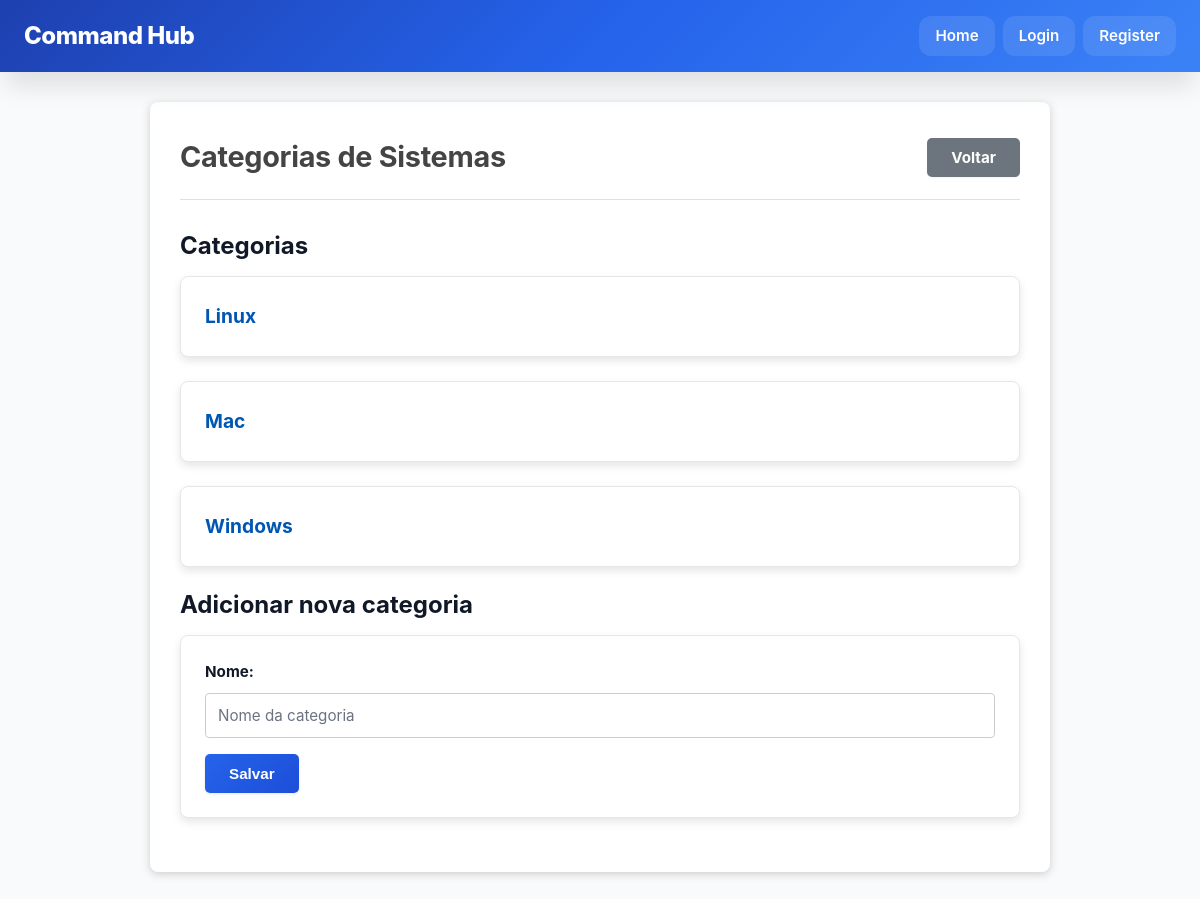
Screenshot of /tipo/1/ with the database file from the repository.
### manual/models.py (models this page shows, shortened)
class Tipo(models.Model):
    tipo = models.TextField(max_length=20)
    autor = models.ForeignKey(settings.AUTH_USER_MODEL, on_delete=models.SET_NULL, null=True, blank=True, related_name='tipos_criados')
    criado_em = models.DateTimeField(default=timezone.now)

class Categoria(models.Model):
    tipo = models.ForeignKey(Tipo, on_delete=models.CASCADE, related_name="categorias")
    nome = models.TextField(max_length=20)
    autor = models.ForeignKey(settings.AUTH_USER_MODEL, on_delete=models.SET_NULL, null=True, blank=True, related_name='categorias_criadas')
    criado_em = models.DateTimeField(default=timezone.now)

### manual/views.py (the view)
# urls.py: path('tipo/<int:tipo_id>/', views.tipo_detail, name='tipo_detail'),
def tipo_detail(request, tipo_id):
    tipo = get_object_or_404(Tipo, id=tipo_id)
    categorias = tipo.categorias.all().order_by('nome')
    if request.method == "POST":
        form = CategoriaForm(request.POST)
        if form.is_valid():
            categoria = form.save(commit=False)
            categoria.tipo = tipo
            categoria.save()
            return redirect("tipo_detail", tipo_id=tipo.id)
    else:
        form = CategoriaForm()
    return render(request, "manual/tipo_detail.html", {"tipo": tipo, "categorias": categorias, "form": form})

### manual/forms.py
class CategoriaForm(forms.ModelForm):
    class Meta:
        model = Categoria
        fields = ['nome']
        widgets = {
            'nome': forms.TextInput(attrs={'class': 'input', 'placeholder': 'Nome da categoria'})
        }

### manual/templates/manual/tipo_detail.html (shortened to what this page needs)
{% extends 'base.html' %}
{% block content %}
  <div class="page-header">
    <h2>Categorias de {{ tipo.tipo }}</h2>
    <a href="{% url 'home' %}" class="btn btn-secondary">Voltar</a>
  </div>
  <h3>Categorias</h3>
  <ul class="item-list">
    {% for categoria in categorias %}
      <li class="card">
        <a href="{% url 'categoria_detail' categoria.pk %}">{{ categoria.nome }}</a>
      </li>
    {% empty %}
      <li class="card">Nenhuma categoria cadastrada ainda.
        <div style="margin-top:10px">
          <a href="#add-category" onclick="document.getElementById('add-category').scrollIntoView();" class="btn btn-primary">Adicionar categoria</a>
        </div>
      </li>
    {% endfor %}
  </ul>
  <h3 id="add-category">Adicionar nova categoria</h3>
  <div class="card form-card">
    <form method="post">
      {{ form.as_p }}
      <button type="submit" class="btn btn-primary">Salvar</button>
    </form>
  </div>
{% endblock %}

### static/style.css (style rules this page uses)
:root { --primary-50: #eff6ff; --primary-100: #dbeafe; --primary-200: #bfdbfe; --primary-300: #93c5fd; --primary-400: #60a5fa; --primary-500: #3b82f6; --primary-600: #2563eb; --primary-700: #1d4ed8; --primary-800: #1e40af; --primary-900: #1e3a8a; --success: #10b981; --success-light: #d1fae5; --success-dark: #065f46; --danger: #ef4444; --danger-light: #fee2e2; --danger-dark: #991b1b; --warning: #f59e0b; --warning-light: #fef3c7; --info: #3b82f6; --info-light: #dbeafe; --gray-50: #f9fafb; --gray-100: #f3f4f6; --gray-200: #e5e7eb; --gray-300: #d1d5db; --gray-400: #9ca3af; --gray-500: #6b7280; --gray-600: #4b5563; --gray-700: #374151; --gray-800: #1f2937; --gray-900: #111827; --primary: var(--primary-600); --primary-hover: var(--primary-700); --text: var(--gray-900); --text-secondary: var(--gray-600); --text-muted: var(--gray-500); --border: var(--gray-200); --background: var(--gray-50); --card-bg: #ffffff; --space-xs: 4px; --space-sm: 8px; --space-md: 16px; --space-lg: 24px; --space-xl: 32px; --space-2xl: 48px; --shadow-xs: 0 1px 2px 0 rgb(0 0 0 / 0.05); --shadow-sm: 0 1px 3px 0 rgb(0 0 0 / 0.1); --shadow: 0 4px 6px -1px rgb(0 0 0 / 0.1); --shadow-md: 0 10px 15px -3px rgb(0 0 0 / 0.1); --shadow-lg: 0 20px 25px -5px rgb(0 0 0 / 0.1); --shadow-xl: 0 25px 50px -12px rgb(0 0 0 / 0.25); --radius-sm: 6px; --radius: 8px; --radius-md: 10px; --radius-lg: 12px; --radius-xl: 16px; --radius-2xl: 20px; --radius-full: 9999px; --font-sans: -apple-system, BlinkMacSystemFont, 'Segoe UI', Roboto, 'Helvetica Neue', Arial, sans-serif; --font-mono: 'SF Mono', Monaco, 'Cascadia Code', 'Roboto Mono', Consolas, monospace; --transition-fast: 150ms cubic-bezier(0.4, 0, 0.2, 1); --transition: 200ms cubic-bezier(0.4, 0, 0.2, 1); --transition-slow: 300ms cubic-bezier(0.4, 0, 0.2, 1); }
*, *::before, *::after { box-sizing: border-box; margin: 0; padding: 0; }
html { -webkit-font-smoothing: antialiased; -moz-osx-font-smoothing: grayscale; scroll-behavior: smooth; }
body { font-family: var(--font-sans); background: var(--background); color: var(--text); line-height: 1.6; font-size: 16px; }
h1, h2, h3, h4, h5, h6 { font-weight: 700; line-height: 1.2; color: var(--text); margin-bottom: var(--space-md); }
h2 { font-size: 2rem; letter-spacing: -0.01em; }
h3 { font-size: 1.5rem; }
p { margin-bottom: var(--space-md); color: var(--text-secondary); }
a { color: var(--primary); text-decoration: none; transition: color var(--transition); }
.card { background: var(--card-bg); border-radius: var(--radius-lg); padding: var(--space-lg); box-shadow: var(--shadow-sm); border: 1px solid var(--border); transition: all var(--transition); }
.btn { display: inline-flex; align-items: center; justify-content: center; gap: var(--space-sm); padding: 11px 22px; border-radius: var(--radius-lg); font-weight: 600; font-size: 0.95rem; border: none; cursor: pointer; transition: all var(--transition); text-decoration: none; white-space: nowrap; line-height: 1; }
.btn-primary, .btn:not(.ghost):not(.btn-secondary):not(.btn-danger) { background: linear-gradient(135deg, var(--primary-600) 0%, var(--primary-700) 100%); color: white; box-shadow: var(--shadow-sm); }
.btn-secondary { background: var(--gray-600); color: white; box-shadow: var(--shadow-xs); }
label { display: block; font-weight: 600; color: var(--text); font-size: 0.95rem; }
input[type="text"], input[type="email"], input[type="password"], input[type="number"], input[type="url"], textarea, select, .input { width: 100%; padding: 11px 14px; border: 1.5px solid var(--border); border-radius: var(--radius-lg); background: var(--card-bg); font-size: 0.95rem; font-family: var(--font-sans); color: var(--text); transition: all var(--transition); }
input::placeholder, textarea::placeholder { color: var(--text-muted); }

### rows the page displays
Tipo: tipo "Sistemas"
Categoria: nome "Linux"
Categoria: nome "Mac"
Categoria: nome "Windows"
